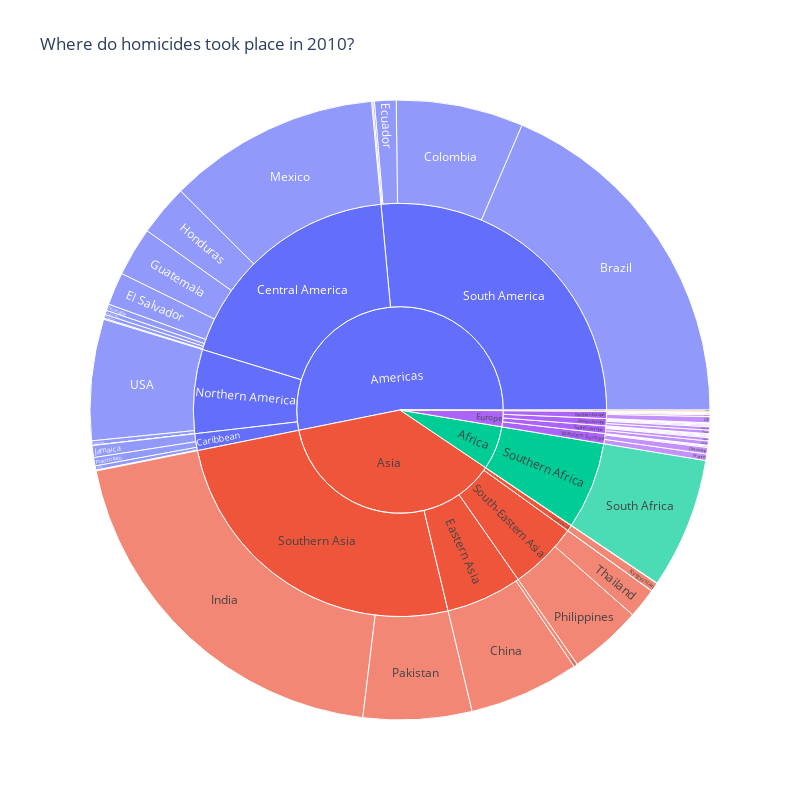

Write notebook code for a chart like this one.
### Markdown cell above
### Finally, we are going to create a sunburst chart divided first by Continent, then by Subregion, and then by Country.
### This is an interactive chart where you can click on any of the continents or subregions to see the data in more detail.

### Code cell
year_to_check="2010"

burst = px.sunburst(data,
                    path=["Continent", "Subregion", "Country"],
                    values=year_to_check,
                    title=f"Where do homicides took place in {year_to_check}?")

burst.update_layout(xaxis_title="Number of Homicides",
                    yaxis_title="Country",
                    coloraxis_showscale=False,
                    width=800,
                    height=800,)

burst.show()

### Figure 1 — Plotly figure (JSON) as saved in the notebook; plotly's stock layout.template omitted (floating-point values rounded to 4 significant figures)
{"data": [{"branchvalues": "total", "domain": {"x": [0, 1], "y": [0, 1]}, "hovertemplate": "labels=%{label}<br>2010=%{value}<br>parent=%{parent}<br>id=%{id}<extra></extra>", "ids": ["Europe/Southern Europe/Albania", "Asia/Western Asia/Armenia", "Oceania/Australia and New Zealand/Australia", "Europe/Western Europe/Austria", "Americas/Caribbean/Bahamas", "Americas/Central America/Belize", "Americas/Northern America/Bermuda", "Americas/South America/Brazil", "Europe/Eastern Europe/Bulgaria", "Americas/Northern America/Canada", "Asia/Eastern Asia/China", "Americas/South America/Colombia", "Americas/Central America/Costa Rica", "Europe/Southern Europe/Croatia", "Americas/Caribbean/Cuba", "Asia/Western Asia/Cyprus", "Europe/Eastern Europe/Czechia", "Europe/Northern Europe/Denmark", "Americas/South America/Ecuador", "Americas/Central America/El Salvador", "Europe/Northern Europe/Finland", "Europe/Western Europe/France", "Europe/Western Europe/Germany", "Americas/Northern America/Greenland", "Americas/Caribbean/Grenada", "Americas/Central America/Guatemala", "Americas/South America/Guyana", "Americas/Central America/Honduras", "Europe/Eastern Europe/Hungary", "Europe/Northern Europe/Iceland", "Asia/Southern Asia/India", "Europe/Northern Europe/Ireland", "Europe/Southern Europe/Italy", "Americas/Caribbean/Jamaica", "Asia/Eastern Asia/Japan", "Asia/Central Asia/Kyrgyzstan", "Europe/Western Europe/Liechtenstein", "Europe/Northern Europe/Lithuania", "Americas/Central America/Mexico", "Europe/Western Europe/Netherlands", "Americas/Central America/Nicaragua", "Europe/Northern Europe/Norway", "Asia/Southern Asia/Pakistan", "Americas/Central America/Panama", "Asia/South-Eastern Asia/Philippines", "Europe/Eastern Europe/Poland", "Europe/Southern Europe/Portugal", "Americas/Caribbean/Puerto Rico", "Europe/Eastern Europe/Romania", "Europe/Southern Europe/Serbia", "Asia/South-Eastern Asia/Singapore", "Europe/Eastern Europe/Slovakia", "Europe/Southern Europe/Slovenia", "Africa/Southern Africa/South Africa", "Europe/Southern Europe/Spain", "Europe/Northern Europe/Sweden", "Europe/Western Europe/Switzerland", "Asia/South-Eastern Asia/Thailand", "Europe/Northern Europe/UK", "Americas/Northern America/USA", "Americas/South America/Uruguay", "Oceania/Australia and New Zealand", "Americas/Caribbean", "Americas/Central America", "Asia/Central Asia", "Asia/Eastern Asia", "Europe/Eastern Europe", "Americas/Northern America", "Europe/Northern Europe", "Americas/South America", "Asia/South-Eastern Asia", "Africa/Southern Africa", "Asia/Southern Asia", "Europe/Southern Europe", "Asia/Western Asia", "Europe/Western Europe", "Africa", "Americas", "Asia", "Europe", "Oceania"], "labels": ["Albania", "Armenia", "Australia", "Austria", "Bahamas", "Belize", "Bermuda", "Brazil", "Bulgaria", "Canada", "China", "Colombia", "Costa Rica", "Croatia", "Cuba", "Cyprus", "Czechia", "Denmark", "Ecuador", "El Salvador", "Finland", "France", "Germany", "Greenland", "Grenada", "Guatemala", "Guyana", "Honduras", "Hungary", "Iceland", "India", "Ireland", "Italy", "Jamaica", "Japan", "Kyrgyzstan", "Liechtenstein", "Lithuania", "Mexico", "Netherlands", "Nicaragua", "Norway", "Pakistan", "Panama", "Philippines", "Poland", "Portugal", "Puerto Rico", "Romania", "Serbia", "Singapore", "Slovakia", "Slovenia", "South Africa", "Spain", "Sweden", "Switzerland", "Thailand", "UK", "USA", "Uruguay", "Australia and New Zealand", "Caribbean", "Central America", "Central Asia", "Eastern Asia", "Eastern Europe", "Northern America", "Northern Europe", "South America", "South-Eastern Asia", "Southern Africa", "Southern Asia", "Southern Europe", "Western Asia", "Western Europe", "Africa", "Americas", "Asia", "Europe", "Oceania"], "name": "", "parents": ["Europe/Southern Europe", "Asia/Western Asia", "Oceania/Australia and New Zealand", "Europe/Western Europe", "Americas/Caribbean", "Americas/Central America", "Americas/Northern America", "Americas/South America", "Europe/Eastern Europe", "Americas/Northern America", "Asia/Eastern Asia", "Americas/South America", "Americas/Central America", "Europe/Southern Europe", "Americas/Caribbean", "Asia/Western Asia", "Europe/Eastern Europe", "Europe/Northern Europe", "Americas/South America", "Americas/Central America", "Europe/Northern Europe", "Europe/Western Europe", "Europe/Western Europe", "Americas/Northern America", "Americas/Caribbean", "Americas/Central America", "Americas/South America", "Americas/Central America", "Europe/Eastern Europe", "Europe/Northern Europe", "Asia/Southern Asia", "Europe/Northern Europe", "Europe/Southern Europe", "Americas/Caribbean", "Asia/Eastern Asia", "Asia/Central Asia", "Europe/Western Europe", "Europe/Northern Europe", "Americas/Central America", "Europe/Western Europe", "Americas/Central America", "Europe/Northern Europe", "Asia/Southern Asia", "Americas/Central America", "Asia/South-Eastern Asia", "Europe/Eastern Europe", "Europe/Southern Europe", "Americas/Caribbean", "Europe/Eastern Europe", "Europe/Southern Europe", "Asia/South-Eastern Asia", "Europe/Eastern Europe", "Europe/Southern Europe", "Africa/Southern Africa", "Europe/Southern Europe", "Europe/Northern Europe", "Europe/Western Europe", "Asia/South-Eastern Asia", "Europe/Northern Europe", "Americas/Northern America", "Americas/South America", "Oceania", "Americas", "Americas", "Asia", "Asia", "Europe", "Americas", "Europe", "Americas", "Asia", "Africa", "Asia", "Europe", "Asia", "Europe", "", "", "", "", ""], "type": "sunburst", "values": [127, 56, 231, 58, 94, 129, 7, 43272, 148, 556, 13410, 15459, 527, 62, 505, 8, 103, 42, 2623, 3987, 119, 796, 793, 11, 10, 5960, 140, 6236, 138, 2, 46460, 53, 529, 1447, 465, 1072, 1, 219, 25757, 144, 785, 29, 13190, 460, 8897, 436, 124, 1017, 404, 130, 19, 82, 15, 15893, 401, 91, 52, 3654, 756, 14722, 205, 231, 3073, 43841, 1072, 13875, 1311, 15296, 1311, 61699, 12570, 15893, 59650, 1388, 64, 1844, 15893, 123909, 87231, 5854, 231]}], "layout": {"coloraxis": {"showscale": false}, "height": 800, "legend": {"tracegroupgap": 0}, "title": {"text": "Where do homicides took place in 2010?"}, "width": 800, "xaxis": {"title": {"text": "Number of Homicides"}}, "yaxis": {"title": {"text": "Country"}}}}
